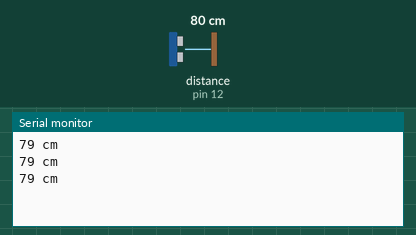
Simulated run of this sketch. Board: Arduino Mega 2560, built with avr-gcc and run on an emulated ATmega2560. Shown: the last lines printed to the serial monitor. Wiring (inferred from the names in the program): ultrasonic range finder: trigger pin 13; echo pin 12. Inputs (shaded band) come from the test bench; at power-on: distance to the obstacle (sensor on pin 12) 80 cm. The echo pulse lasts 58.3 µs per cm.

Above: at 1.3 s.
1.4 s: distance to the obstacle (sensor on pin 12) set to 196 cm
At 1.9 s:
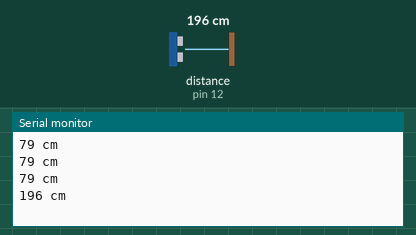
2.9 s: distance to the obstacle (sensor on pin 12) set to 203 cm
At 3.5 s:
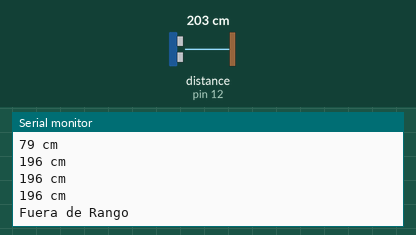

Measured:
- the behaviour switches between 199 and 200 cm on distance to the obstacle (sensor on pin 12) (found by bisection; images 1 and 2)
- after the input at 1.4 s, the serial monitor: prints a new line after 0.13 s (image 1)
- after the input at 2.9 s, the serial monitor: prints a new line after 0.17 s (image 2)

The sketch:

ultra.ino
```cpp
/*
 Sensor Ultra Sonido: HC-SR04 Ping distancia sensor
 VCC a arduino 5v
 GND a arduino GND
 Echo to Arduino pin 13
 Trig to Arduino pin 12

  Sergio Monsalve
  Probado en Arduino Mega ADK
  20151012
  smonsalve@gmail.com
 */

#define trigPin 13
#define echoPin 12

void setup() {
  Serial.begin (9600);
  pinMode(trigPin, OUTPUT);
  pinMode(echoPin, INPUT);
}

void loop() {
  long duracion, distancia;
  digitalWrite(trigPin, LOW);
  delayMicroseconds(2);
  digitalWrite(trigPin, HIGH);
  delayMicroseconds(10);
  digitalWrite(trigPin, LOW);
  duracion = pulseIn(echoPin, HIGH);
  distancia = (duracion/2) / 29.1;

  if (distancia >= 200 || distancia <= 0){
    Serial.println("Fuera de Rango");
  }else {
    Serial.print(distancia);
    Serial.println(" cm");
  }
  delay(500);
}
```
